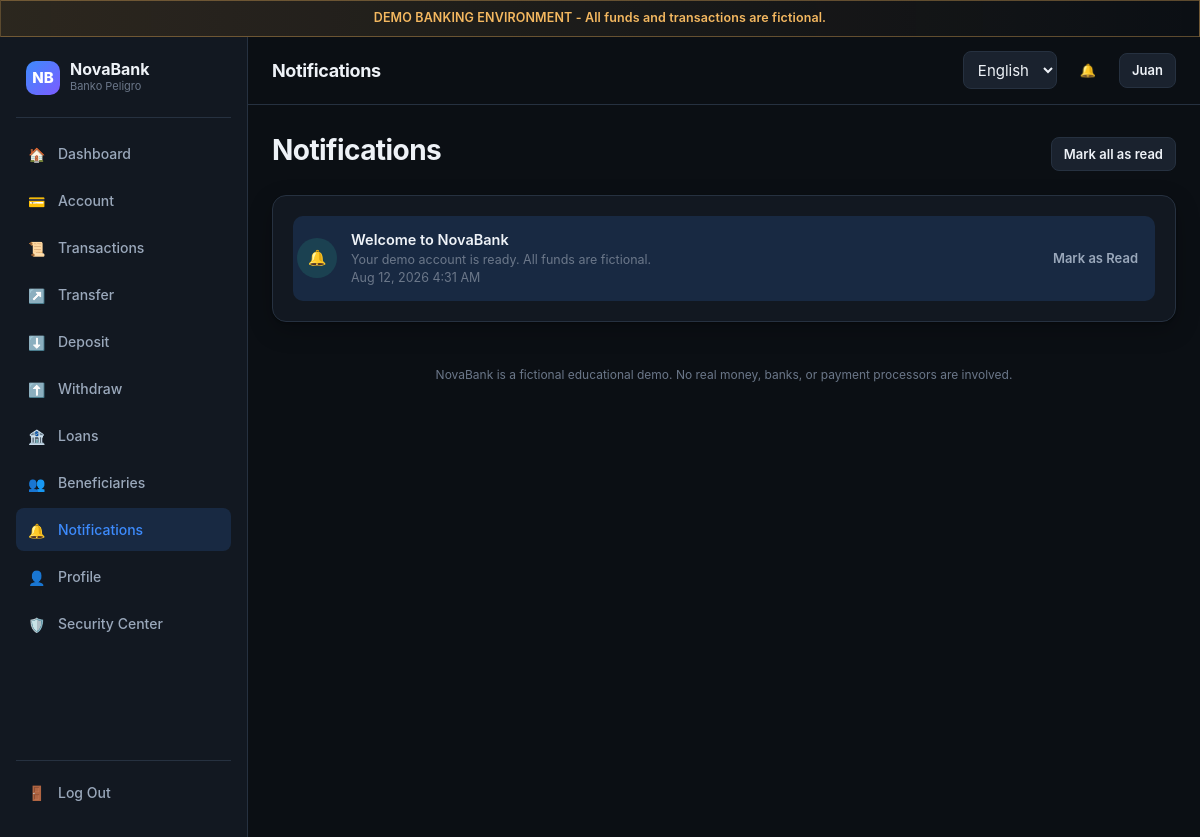
/notifications.php (signed in), run on the app's committed database.
### tables this page shows
CREATE TABLE accounts (
    id INT UNSIGNED AUTO_INCREMENT PRIMARY KEY,
    user_id INT UNSIGNED NOT NULL UNIQUE,
    account_number VARCHAR(20) NOT NULL UNIQUE,
    balance DECIMAL(15,2) NOT NULL DEFAULT 0.00,
    currency VARCHAR(5) NOT NULL DEFAULT 'NOVA',
    status ENUM('active','locked') NOT NULL DEFAULT 'active',
    created_at TIMESTAMP NOT NULL DEFAULT CURRENT_TIMESTAMP,
    FOREIGN KEY (user_id) REFERENCES users(id) ON DELETE CASCADE,
    CONSTRAINT chk_balance_nonnegative CHECK (balance >= 0)
);

CREATE TABLE users (
    id INT UNSIGNED AUTO_INCREMENT PRIMARY KEY,
    role_id TINYINT UNSIGNED NOT NULL DEFAULT 1,
    username VARCHAR(30) NOT NULL UNIQUE,
    email VARCHAR(120) NOT NULL UNIQUE,
    password_hash VARCHAR(255) NOT NULL,
    first_name VARCHAR(60) NOT NULL,
    last_name VARCHAR(60) NOT NULL,
    mobile_number VARCHAR(20) NOT NULL,
    date_of_birth DATE NOT NULL,
    address VARCHAR(255) NOT NULL,
    status ENUM('active','locked','suspended') NOT NULL DEFAULT 'active',
    failed_login_count INT UNSIGNED NOT NULL DEFAULT 0,
    locked_until DATETIME NULL,
    created_at TIMESTAMP NOT NULL DEFAULT CURRENT_TIMESTAMP,
    updated_at TIMESTAMP NOT NULL DEFAULT CURRENT_TIMESTAMP ON UPDATE CURRENT_TIMESTAMP,
    FOREIGN KEY (role_id) REFERENCES roles(id)
);

CREATE TABLE notifications (
    id INT UNSIGNED AUTO_INCREMENT PRIMARY KEY,
    user_id INT UNSIGNED NOT NULL,
    type VARCHAR(40) NOT NULL,
    title VARCHAR(120) NOT NULL,
    message VARCHAR(255) NOT NULL,
    is_read TINYINT(1) NOT NULL DEFAULT 0,
    created_at TIMESTAMP NOT NULL DEFAULT CURRENT_TIMESTAMP,
    FOREIGN KEY (user_id) REFERENCES users(id) ON DELETE CASCADE,
    INDEX idx_user_read (user_id, is_read)
);

### includes/lang.php (called while the page is built, shortened)
<?php
function t(string $key): string {
    return $GLOBALS['__strings'][$key] ?? $key;
}
function current_lang(): string {
    return $GLOBALS['__lang'];
}

### includes/functions.php (called while the page is built, shortened)
<?php
function e(?string $value): string {
    return htmlspecialchars($value ?? '', ENT_QUOTES, 'UTF-8');
}
function format_date(string $datetime, string $format = 'M j, Y g:i A'): string {
    $ts = strtotime($datetime);
    return $ts ? date($format, $ts) : $datetime;
}

### includes/auth.php (called while the page is built, shortened)
<?php
function current_user_id(): ?int {
    return $_SESSION['user_id'] ?? null;
}
function current_user(): ?array {
    static $user = null;
    static $fetched = false;
    if ($fetched) return $user;
    $fetched = true;
    $uid = current_user_id();
    $stmt = db()->prepare('SELECT u.*, a.id AS account_id, a.account_number, a.balance, a.status AS account_status
                            FROM users u JOIN accounts a ON a.user_id = u.id
                            WHERE u.id = ?');
    $stmt->execute([$uid]);
    $user = $stmt->fetch() ?: null;
    return $user;
}

### config/database.php (called while the page is built, shortened)
<?php
function db(): PDO {
    static $pdo = null;
    if ($pdo === null) {
        $dsn = 'mysql:host=' . DB_HOST . ';dbname=' . DB_NAME . ';charset=' . DB_CHARSET;
        try {
            $pdo = new PDO($dsn, DB_USER, DB_PASS, [
                PDO::ATTR_ERRMODE => PDO::ERRMODE_EXCEPTION,
                PDO::ATTR_DEFAULT_FETCH_MODE => PDO::FETCH_ASSOC,
                PDO::ATTR_EMULATE_PREPARES => false,
            ]);
        } catch (PDOException $e) {
            error_log('DB connection failed: ' . $e->getMessage());
            http_response_code(500);
            die('Service temporarily unavailable. Please try again later.');
        }
    }
    return $pdo;
}

### notifications.php (the view, shortened to what this page needs)
<?php
$user = current_user();
$pdo = db();
$stmt = $pdo->prepare('SELECT * FROM notifications WHERE user_id = ? ORDER BY created_at DESC LIMIT 50');
$stmt->execute([$user['id']]);
$notifications = $stmt->fetchAll();
$pageTitle = t('notifications_title');
require __DIR__ . '/includes/header.php';
?>
<div class="flex-between mb-16">
    <h1><?= e(t('notifications_title')) ?></h1>
    <form method="post">
        <button type="submit" class="btn btn-secondary btn-sm">Mark all as read</button>
    </form>
</div>
<div class="card">
    <?php if (empty($notifications)): ?>
        <div class="empty-state"><?= e(t('notifications_none')) ?></div>
    <?php else: ?>
        <?php foreach ($notifications as $n): ?>
            <div class="txn-row" data-notification="<?= (int)$n['id'] ?>" style="<?= $n['is_read'] ? '' : 'background:var(--color-brand-glow);border-radius:10px;' ?>">
                <div class="txn-icon in">🔔</div>
                <div class="txn-body">
                    <div class="txn-title"><?= e($n['title']) ?></div>
                    <div class="txn-meta"><?= e($n['message']) ?></div>
                    <div class="txn-meta"><?= e(format_date($n['created_at'])) ?></div>
                </div>
                <?php if (!$n['is_read']): ?>
                    <button type="button" class="btn btn-ghost btn-sm" data-mark-read="<?= (int)$n['id'] ?>"><?= e(t('notifications_mark_read')) ?></button>
                <?php endif; ?>
            </div>
        <?php endforeach; ?>
    <?php endif; ?>
</div>
<?php require __DIR__ . '/includes/footer.php'; ?>

### includes/header.php (shortened to what this page needs)
<?php
$user = current_user();
?>
<!DOCTYPE html>
<html lang="<?= e(current_lang()) ?>" data-theme="dark">
<head>
<link rel="stylesheet" href="<?= APP_BASE_URL ?>/assets/css/style.css">
</head>
<body>
<div class="demo-banner"><?= e(t('demo_notice')) ?></div>
<div class="app-shell">
    <aside class="sidebar">
        <?php require __DIR__ . '/sidebar.php'; ?>
    </aside>
    <div class="main-area">
        <header class="topbar">
            <div class="topbar-left">
                <h1 style="font-size:18px;margin:0;"><?= e($pageTitle ?? '') ?></h1>
            </div>
            <div class="topbar-right">
                <form method="get" style="margin:0;">
                    <select name="lang" onchange="this.form.submit()" aria-label="Language" style="min-height:38px;padding:6px 10px;">
                        <option value="en" <?= current_lang() === 'en' ? 'selected' : '' ?>>English</option>
                    </select>
                </form>
                <a href="<?= APP_BASE_URL ?>/notifications.php" class="btn btn-ghost btn-sm" aria-label="<?= e(t('nav_notifications')) ?>">🔔</a>
                <?php if ($user): ?>
                <a href="<?= APP_BASE_URL ?>/profile.php" class="btn btn-secondary btn-sm"><?= e($user['first_name']) ?></a>
                <?php endif; ?>
            </div>
        </header>
        <main class="page-content">

### assets/css/style.css (style rules this page uses)
:root { --color-bg: #0b0f14; --color-surface: #121821; --color-surface-2: #1a222e; --color-border: #263140; --color-text: #eef2f7; --color-text-dim: #9aa8bb; --color-text-faint: #6b7789; --color-brand: #3d8bfd; --color-brand-dim: #2a63b3; --color-brand-glow: rgba(61, 139, 253, 0.15); --color-success: #2dd4a7; --color-success-dim: rgba(45, 212, 167, 0.14); --color-danger: #f26d6d; --color-danger-dim: rgba(242, 109, 109, 0.14); --color-warning: #f4b860; --color-warning-dim: rgba(244, 184, 96, 0.14); --radius-sm: 8px; --radius-md: 14px; --radius-lg: 20px; --shadow-card: 0 1px 2px rgba(0,0,0,0.3), 0 8px 24px rgba(0,0,0,0.24); --font-display: 'Inter', -apple-system, BlinkMacSystemFont, 'Segoe UI', sans-serif; --font-mono: 'JetBrains Mono', 'Courier New', monospace; --header-height: 68px; --sidebar-width: 248px; --bottomnav-height: 64px; --transition-fast: 140ms ease; }
* { box-sizing: border-box; }
html, body { margin: 0; padding: 0; background: var(--color-bg); color: var(--color-text); font-family: var(--font-display); -webkit-font-smoothing: antialiased; scroll-behavior: smooth; }
body { font-size: 15px; line-height: 1.5; min-height: 100vh; }
h1, h2, h3, h4 { margin: 0 0 8px; font-weight: 650; letter-spacing: -0.02em; }
h1 { font-size: 28px; }
a { color: var(--color-brand); text-decoration: none; }
.app-shell { display: flex; min-height: 100vh; }
.sidebar { width: var(--sidebar-width); background: var(--color-surface); border-right: 1px solid var(--color-border); padding: 24px 16px; display: flex; flex-direction: column; gap: 4px; position: sticky; top: 0; height: 100vh; flex-shrink: 0; }
.main-area { flex: 1; min-width: 0; display: flex; flex-direction: column; }
.topbar { height: var(--header-height); display: flex; align-items: center; justify-content: space-between; padding: 0 24px; border-bottom: 1px solid var(--color-border); background: var(--color-bg); position: sticky; top: 0; z-index: 20; }
.topbar-left { display: flex; align-items: center; gap: 14px; }
.topbar-right { display: flex; align-items: center; gap: 10px; }
.page-content { padding: 24px; max-width: 1180px; width: 100%; margin: 0 auto; }
.demo-banner { background: linear-gradient(90deg, var(--color-warning-dim), transparent); border: 1px solid rgba(244, 184, 96, 0.35); color: var(--color-warning); font-size: 12.5px; font-weight: 600; padding: 8px 24px; text-align: center; letter-spacing: 0.01em; }
.btn { display: inline-flex; align-items: center; justify-content: center; gap: 8px; padding: 11px 18px; border-radius: var(--radius-sm); border: 1px solid transparent; font-size: 14px; font-weight: 600; cursor: pointer; transition: all var(--transition-fast); min-height: 44px; font-family: inherit; }
.btn-secondary { background: var(--color-surface-2); color: var(--color-text); border-color: var(--color-border); }
.btn-ghost { background: transparent; color: var(--color-text-dim); }
.btn-sm { padding: 7px 12px; min-height: 34px; font-size: 13px; }
.card { background: var(--color-surface); border: 1px solid var(--color-border); border-radius: var(--radius-md); padding: 20px; box-shadow: var(--shadow-card); }
input[type="text"], input[type="email"], input[type="password"], input[type="number"], input[type="tel"], input[type="date"], select, textarea { width: 100%; padding: 12px 14px; background: var(--color-surface-2); border: 1px solid var(--color-border); border-radius: var(--radius-sm); color: var(--color-text); font-size: 15px; font-family: inherit; transition: border-color var(--transition-fast); min-height: 46px; }
.txn-row { display: flex; align-items: center; gap: 14px; padding: 13px 4px; border-bottom: 1px solid var(--color-border); }
.txn-row:last-child { border-bottom: none; }
.txn-icon { width: 40px; height: 40px; border-radius: 50%; display: flex; align-items: center; justify-content: center; flex-shrink: 0; font-weight: 700; font-size: 15px; }
.txn-icon.in { background: var(--color-success-dim); color: var(--color-success); }
.txn-body { flex: 1; min-width: 0; }
.txn-title { font-weight: 600; font-size: 14.5px; white-space: nowrap; overflow: hidden; text-overflow: ellipsis; }
.txn-meta { font-size: 12.5px; color: var(--color-text-faint); }
.flex-between { display: flex; align-items: center; justify-content: space-between; }
.mb-16 { margin-bottom: 16px; }

### data on the page
accounts: user.first_name "Juan"
notifications: title "Welcome to NovaBank", message "Your demo account is ready. All funds are fictional.", created_at "Aug 12, 2026 4:31 AM"

### other printed values
t('demo_notice') "DEMO BANKING ENVIRONMENT - All funds and transactions are fictional."
t('app_name') "NovaBank"
t('tagline') "Banko Peligro"
$icon "🏠"
t($key) "Dashboard"
$icon "💳"
t($key) "Account"
$icon "📜"
t($key) "Transactions"
$icon "↗️"
t($key) "Transfer"
$icon "⬇️"
t($key) "Deposit"
$icon "⬆️"
t($key) "Withdraw"
